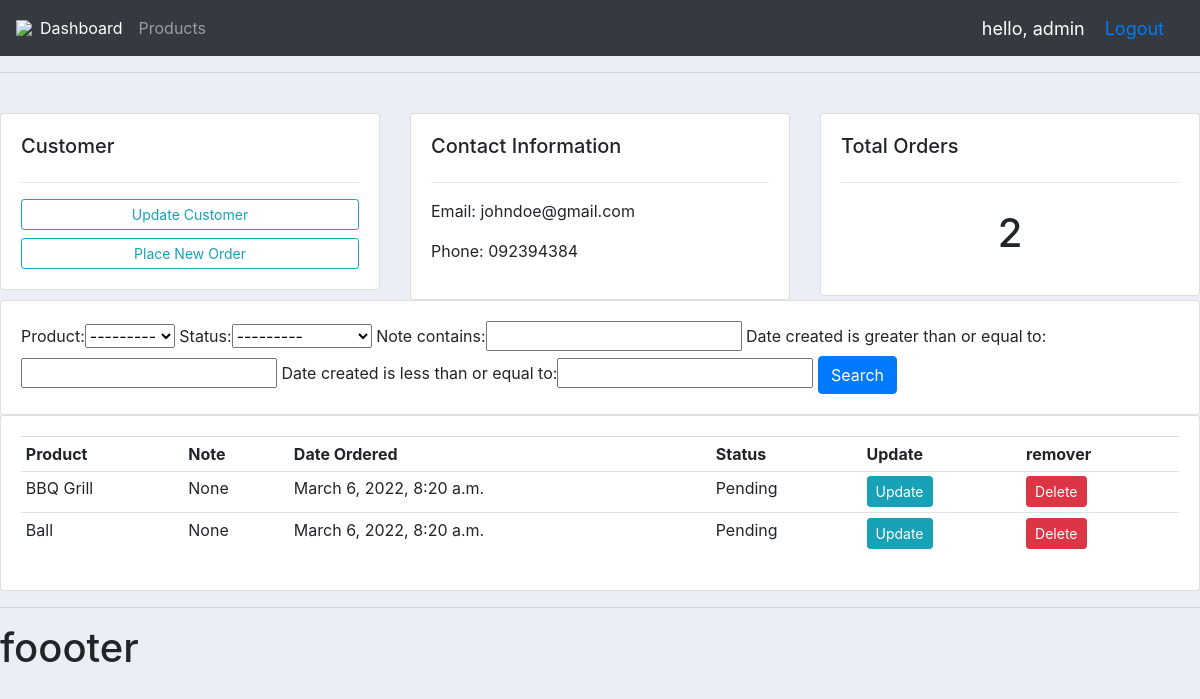
The app's page /customer/1/ (signed in) with its own data.
### accounts/models.py (models this page shows, shortened)
class Customer(models.Model):
    user = models.OneToOneField(User, null=True, blank=True , on_delete=models.CASCADE)
    name = models.CharField(max_length=200, null=True)
    phone = models.CharField(max_length=200, null=True)
    email = models.CharField(max_length=200, null=True)
    profile_pic = models.ImageField(null=True,default='main.jpg',  blank=True)
    date_created = models.DateTimeField(auto_now_add=True, null=True)

class Order(models.Model):
    STATUS = (
        ('Pending', 'Pending'),
        ('Out for delivery', 'Out for delivery'),
        ('Delivered', 'Delivered'),
    )
    customer = models.ForeignKey(Customer, null=True, on_delete=models.SET_NULL)
    product = models.ForeignKey(Products, null=True, on_delete=models.SET_NULL)
    date_created = models.DateTimeField(auto_now_add=True, null=True)
    status = models.CharField(max_length=200, null=True, choices=STATUS)
    note = models.CharField(max_length=1000, null=True)

class Products(models.Model):
    CATEGORY = (
        ('Indoor', 'Indoor'),
        ('Out Door', 'Out Door'),
    )
    name = models.CharField(max_length=200, null=True)
    price = models.FloatField(null=True)
    category = models.CharField(max_length=200, null=True, choices=CATEGORY)
    description = models.CharField(max_length=200, null=True , blank=True)
    date_created = models.DateTimeField(auto_now_add=True, null=True)
    tags = models.ManyToManyField(Tag)
    def __str__(self):
        return self.name

### accounts/decorators.py (the view)
        def wrapper_func(request, *args, **kwargs):
            group = None
            if request.user.groups.exists():
                group = request.user.groups.all()[0].name
            if group in allowed_roles:
                return view_func(request, *args, **kwargs)
            else:
                return HttpResponse('you\'re not allowed here ')

### accounts/views.py (called while the page is built)
@login_required(login_url='login')
@allowed_user(allowed_roles=['admin'])
def customer(request, pk):
    customer = Customer.objects.get(id=pk)
    orders = customer.order_set.all()
    orders_count = orders.count()
    myFilter = OrderFilter(request.GET, queryset=orders)
    orders = myFilter.qs
    context = {
        "customer": customer,
        'orders': orders,
        "orders_count": orders_count,
        'myFilter': myFilter
    }
    return render(request, 'accounts/customer.html', context=context)

### accounts/templates/accounts/customer.html (shortened to what this page needs)
{% extends "accounts/main.html" %}
{% block content %}
    <br>
    <div class="row">
        <div class="col-md">
            <div class="card card-body">
                <h5>Customer</h5>
                <hr>
                <a class="btn btn-outline-info btn-sm btn-block" href="">Update Customer</a>
                <a class="btn btn-outline-info btn-sm btn-block" href="{% url 'create_order' customer.id %}">Place New
                    Order</a>
            </div>
        </div>
        <div class="col-md">
            <div class="card card-body">
                <h5>Contact Information</h5>
                <hr>
                <p>Email: {{ customer.email }}</p>
                <p>Phone: {{ customer.phone }}</p>
            </div>
        </div>
        <div class="col-md">
            <div class="card card-body">
                <h5>Total Orders</h5>
                <hr>
                <h1 style="text-align:center; padding:10px;">{{ orders_count }}</h1>
            </div>
        </div>
    </div>
    <div class="row">
        <div class="col">
            <div class=" card card-body">
                <form method="get">
                    {{ myFilter.form }}
                    <button class="btn btn-primary" type="submit">Search</button>
                </form>
            </div>
        </div>
    </div>
    <div class="row">
        <div class="col-md">
            <div class="card card-body">
                <table class="table table-sm">
                    <tr>
                        <th>Product</th>
                        <th>Note</th>
                        <th>Date Ordered</th>
                        <th>Status</th>
                        <th>Update</th>
                        <th>remover</th>
                    </tr>
                    {% for order in orders %}
                        <tr>
                            <td>{{ order.product }}</td>
                            <td>{{ order.note }}</td>
                            <td>{{ order.date_created }}</td>
                            <td>{{ order.status }}</td>
                            <td><a class="btn btn-sm btn-info" href="{% url 'update_order' order.id %}">Update</a></td>
                            <td><a class='btn btn-sm btn-danger' href="">Delete</a></td>
                        </tr>
                    {% endfor %}
                </table>
            </div>
        </div>
    </div>
{% endblock %}

### accounts/templates/accounts/navbar.html (shortened to what this page needs)
{% load static %}
<nav class="navbar navbar-expand-lg navbar-dark bg-dark">
    <img id="logo-img" src="{% static '/images/logo.png' %}">
  <div class="collapse navbar-collapse" id="navbarNav">
    <ul class="navbar-nav">
        {% if request.user.is_staff %}
      <li class="nav-item active">
        <a class="nav-link" href="{% url 'home' %}">Dashboard </a>
      </li>
      <li class="nav-item">
        <a class="nav-link" href="{%  url 'products' %}">Products</a>
      </li>
        {% endif %}
    </ul>
  </div>
    <span class="hello-msg">hello, {{ request.user }}</span>
    <span class="hello-msg"><a href="{% url 'logout' %}">Logout</a></span>
</nav>

### static/css/main.css (style rules this page uses)
body { background-color:#ebeff5; }

### accounts/templates/accounts/navbar.html (style rules this page uses)
.hello-msg { font-size:18px; color:#fff; margin-right: 20px; }

### records on screen
Customer: email "johndoe@gmail.com", phone "092394384"
Order: product "BBQ Grill", note "None", date_created "March 6, 2022, 8:20 a.m.", status "Pending"
Order: product "Ball", note "None", date_created "March 6, 2022, 8:20 a.m.", status "Pending"

### other values on screen
{{ request.user }} "admin"
{{ orders_count }} "2"
